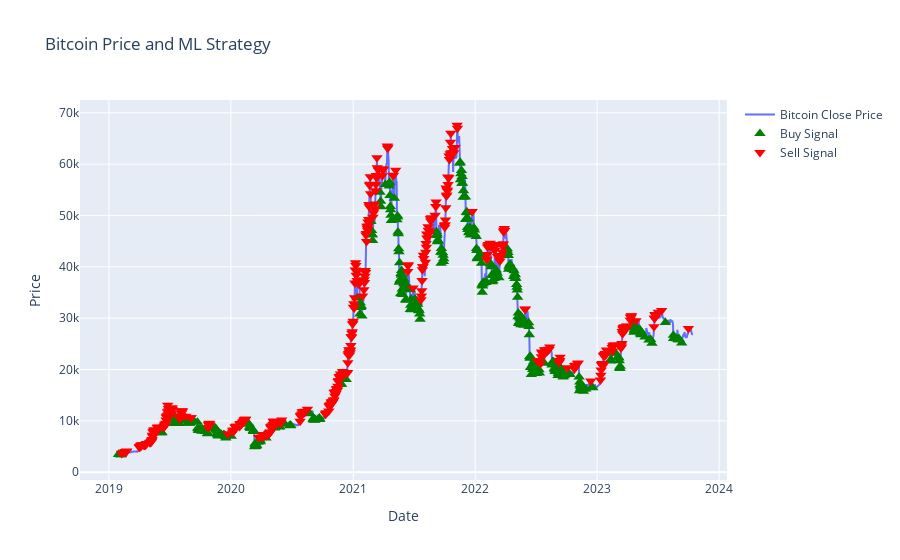

Notebook source saved alongside this figure:
### Code cell
predictions = model.predict(features).flatten()

# Initialize a new column for the strategy
bitcoin_data['ml_strategy'] = 'HOLD'

# Define a threshold for buying or selling
threshold = 0.03  # Example threshold, adjust according to your strategy

# Generate Buy & Sell signals
bitcoin_data.loc[predictions / bitcoin_data['Close'] - 1 > threshold, 'ml_strategy'] = 'BUY'
bitcoin_data.loc[predictions / bitcoin_data['Close'] - 1 < -threshold, 'ml_strategy'] = 'SELL'

# Create a Plotly graph object
fig = go.Figure()

# Add the closing price line
fig.add_trace(go.Scatter(x=bitcoin_data['Date'], y=bitcoin_data['Close'], name='Bitcoin Close Price', line=dict(width=2)))

# Add Buy signal markers
fig.add_trace(go.Scatter(mode='markers', x=bitcoin_data[bitcoin_data['ml_strategy'] == 'BUY']['Date'], 
                         y=bitcoin_data[bitcoin_data['ml_strategy'] == 'BUY']['Close'],
                         marker=dict(color='Green', size=10, symbol='triangle-up'),
                         name='Buy Signal'))

# Add Sell signal markers
fig.add_trace(go.Scatter(mode='markers', x=bitcoin_data[bitcoin_data['ml_strategy'] == 'SELL']['Date'], 
                         y=bitcoin_data[bitcoin_data['ml_strategy'] == 'SELL']['Close'],
                         marker=dict(color='Red', size=10, symbol='triangle-down'),
                         name='Sell Signal'))

# Update layout and labels
fig.update_layout(title='Bitcoin Price and ML Strategy',
                  xaxis_title='Date',
                  yaxis_title='Price',
                  xaxis_rangeslider_visible=False)

# Display the figure
fig.show()

### Figure 1 — Plotly figure (JSON) as saved in the notebook; plotly's stock layout.template omitted (floating-point values rounded to 4 significant figures; data arrays with more than 128 entries replaced by an {"elided": "..."} marker saying what was removed)
{"data": [{"line": {"width": 2}, "name": "Bitcoin Close Price", "type": "scatter", "x": {"elided": "1719 str values"}, "y": {"elided": "1719 float values"}}, {"marker": {"color": "Green", "size": 10, "symbol": "triangle-up"}, "mode": "markers", "name": "Buy Signal", "type": "scatter", "x": {"elided": "440 str values"}, "y": {"elided": "440 float values"}}, {"marker": {"color": "Red", "size": 10, "symbol": "triangle-down"}, "mode": "markers", "name": "Sell Signal", "type": "scatter", "x": {"elided": "448 str values"}, "y": {"elided": "448 float values"}}], "layout": {"title": {"text": "Bitcoin Price and ML Strategy"}, "xaxis": {"rangeslider": {"visible": false}, "title": {"text": "Date"}}, "yaxis": {"title": {"text": "Price"}}}}
